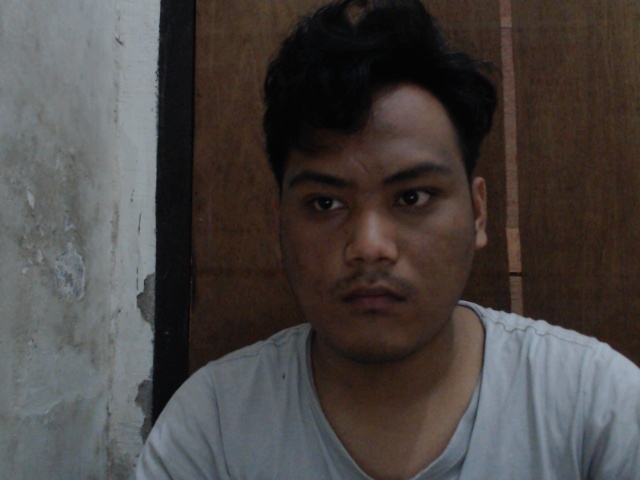
#> input picture dataset/Admin/Admin_0000.jpg, 640 x 480 px
$ python cekfoto.py
#> lines starting #> are read from the running program, lines starting #| are printed output that depends on the picture; after the words box and inside, x2 and y2 are one past the last pixel; in counts of white or black regions, pixels touching at a corner belong together; pictures that were not available may be replaced by others from this repository, and a replacement may not be noted
import os
import cv2
import numpy as np
import matplotlib.pyplot as plt


def show_dataset(images_class, label):
    # show data for 1 class
    plt.figure(figsize=(14,5))
    k = 0
    for i in range(1,6):
        plt.subplot(1,5,i)
        try :
            plt.imshow(images_class[k][:,:,::-1])
        except :
            plt.imshow(images_class[k], cmap='gray')
        plt.title(label)
        plt.axis('off')
        plt.tight_layout()
        k += 1
    plt.show()

dataset_folder = "dataset/"

names = []
images = []
for folder in os.listdir(dataset_folder):
    for name in os.listdir(os.path.join(dataset_folder, folder))[:70]: # limit only 70 face per class
        img = cv2.imread(os.path.join(dataset_folder + folder, name))
#> img is the input picture: shape (480, 640, 3); mean B, G, R 66.6, 68.3, 73.3
        images.append(img)
        names.append(folder)
labels = np.unique(names)

for label in labels:

    ids = np.where(label== np.array(names))[0]
    images_class = images[ids[0] : ids[-1] + 1]

face_cascade = cv2.CascadeClassifier('haarcascades/haarcascade_frontalface_default.xml')

def detect_face(img, idx):
    img = cv2.cvtColor(img, cv2.COLOR_BGR2GRAY)
    faces = face_cascade.detectMultiScale(img, 1.3, 5)
    try :
        x, y, w, h = faces[0]

        img = img[y:y+h, x:x+w]
        img = cv2.resize(img, (100, 100))
    except :
        img = None
    return img

croped_images = []
for i, img in enumerate(images) :
    img = detect_face(img, i)
    if img is not None :
        croped_images.append(img)
    else :
        del names[i]
#> this loop made 3 passes
#> pass 1, in detect_face, `img = img[y:y+h, x:x+w]`:
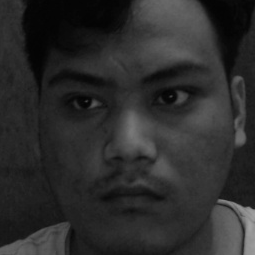
#> img: shape (255, 255); min 3, max 162, mean 44
#> pass 2, in detect_face (call 2), `img = cv2.cvtColor(img, cv2.COLOR_BGR2GRAY)`:
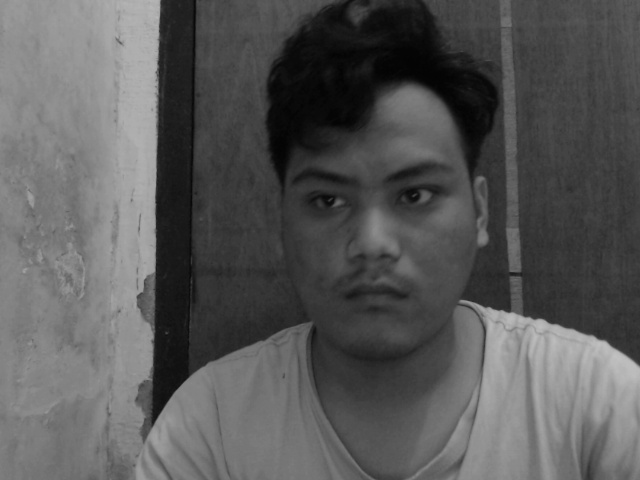
#> img: shape (480, 640); min 3, max 194, mean 88.3

for label in labels:

    ids = np.where(label== np.array(names))[0]
    images_class = croped_images[ids[0] : ids[-1] + 1] # select croped images for each class

name_vec = np.array([np.where(name == labels)[0][0] for name in names])


model = cv2.face.LBPHFaceRecognizer_create()
model.train(croped_images, name_vec)
model.save("lbph_model.yml")
model.read("lbph_model.yml")

def draw_ped(img, label, x0, y0, xt, yt, color=(255,127,0), text_color=(255,255,255)):

    (w, h), baseline = cv2.getTextSize(label, cv2.FONT_HERSHEY_SIMPLEX, 0.5, 1)
    cv2.rectangle(img,
                  (x0, y0 + baseline),
                  (max(xt, x0 + w), yt),
                  color,
                  2)
    cv2.rectangle(img,
                  (x0, y0 - h),
                  (x0 + w, y0 + baseline),
                  color,
                  -1)
    cv2.putText(img,
                label,
                (x0, y0),
                cv2.FONT_HERSHEY_SIMPLEX,
                0.5,
                text_color,
                1,
                cv2.LINE_AA)
    return img

cap = cv2.VideoCapture("adi.mp4")
while cap.isOpened():
    ret, frame = cap.read()
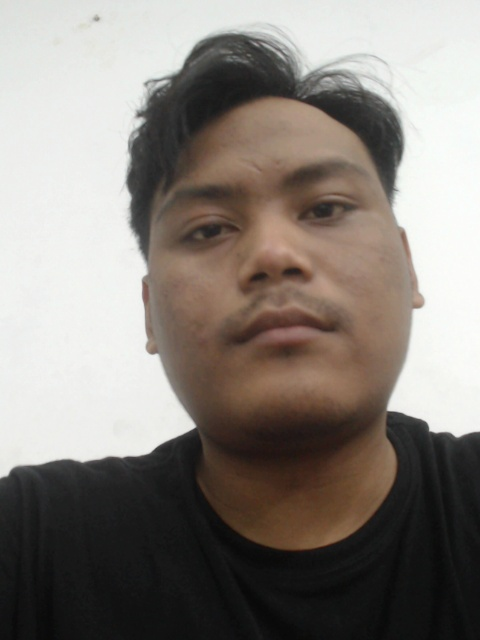
#> input picture test/adirahmad_0016.jpg, 480 x 640 px, given in place of adi.mp4, which was not available
#> frame is the input picture: shape (640, 480, 3); mean B, G, R 123.2, 129.2, 136
    if ret:
        gray = cv2.cvtColor(frame, cv2.COLOR_BGR2GRAY)
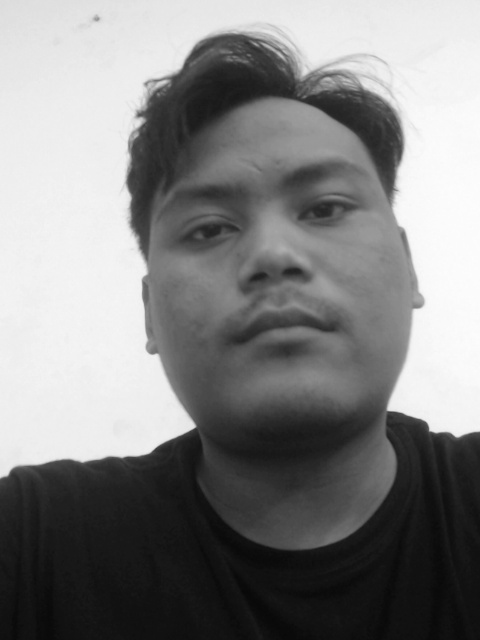
#> gray: shape (640, 480); min 8, max 253, mean 130.6
        faces = face_cascade.detectMultiScale(gray, 1.1, 5)
#> faces = [[120, 95, 299, 299]]
        for (x, y, w, h) in faces:

            face_img = gray[y:y+h, x:x+w]
            face_img = cv2.resize(face_img, (100, 100))

            idx, confidence = model.predict(face_img)
            label_text = "%s (%.2f %%)" % (labels[idx], confidence)

            frame = draw_ped(frame, label_text, x, y, x + w, y + h, color=(0,255,255), text_color=(50,50,50))
#> this loop made 1 pass
#> (x, y, idx, confidence, baseline in draw_ped) on pass 1: (120, 95, 0, 96.63, 5)
#> pass 1, `face_img = gray[y:y+h, x:x+w]`:
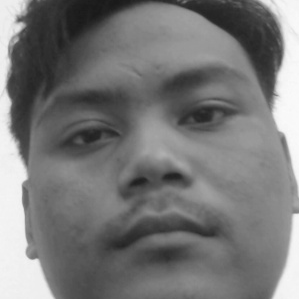
#> face_img: shape (299, 299); min 25, max 250, mean 119.8
#> pass 1, `frame = draw_ped(frame, label_text, x, y, x + w, y + h, color=(0,255,2..`:
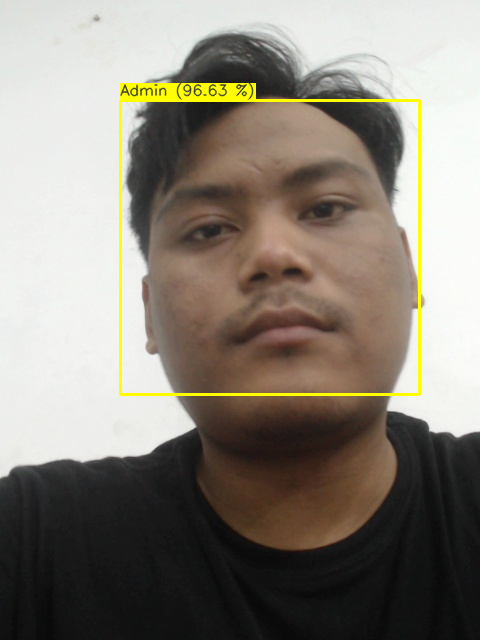
#> frame: shape (640, 480, 3); 1.87% of pixels changed, all inside (x1, y1, x2, y2) = (119, 82, 421, 396)

        cv2.imshow('Detect Face', frame)
    else :
        break
    if cv2.waitKey(10) == ord('q'):
#> (key q is pressed here)
        break

cv2.destroyAllWindows()
cap.release()
